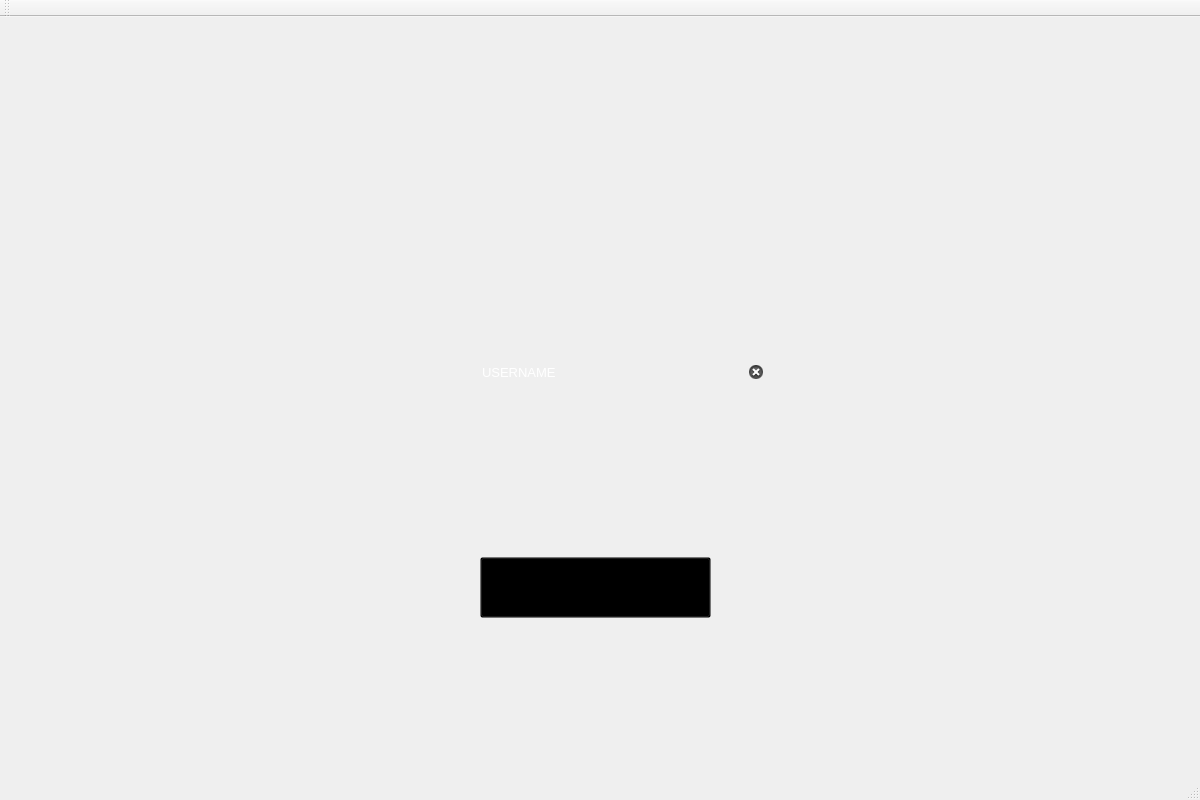
<?xml version="1.0" encoding="UTF-8"?>
<ui version="4.0">
 <class>MainWindow</class>
 <widget class="QMainWindow" name="MainWindow">
  <property name="geometry">
   <rect>
    <x>0</x>
    <y>0</y>
    <width>1200</width>
    <height>800</height>
   </rect>
  </property>
  <property name="windowTitle">
   <string>MainWindow</string>
  </property>
  <widget class="QWidget" name="centralWidget">
   <widget class="QLabel" name="label">
    <property name="geometry">
     <rect>
      <x>0</x>
      <y>0</y>
      <width>1200</width>
      <height>800</height>
     </rect>
    </property>
    <property name="styleSheet">
     <string notr="true">border-image: url(:/interface/Untitled-zrf.png);</string>
    </property>
    <property name="text">
     <string/>
    </property>
   </widget>
   <widget class="QLineEdit" name="lineEdit_username">
    <property name="geometry">
     <rect>
      <x>480</x>
      <y>340</y>
      <width>291</width>
      <height>31</height>
     </rect>
    </property>
    <property name="font">
     <font>
      <pointsize>10</pointsize>
     </font>
    </property>
    <property name="toolTip">
     <string>&lt;html&gt;&lt;head/&gt;&lt;body&gt;&lt;p&gt;font-color: rgb(255, 255, 255);&lt;/p&gt;&lt;p&gt;&lt;br/&gt;&lt;/p&gt;&lt;/body&gt;&lt;/html&gt;</string>
    </property>
    <property name="whatsThis">
     <string>&lt;html&gt;&lt;head/&gt;&lt;body&gt;&lt;p&gt;font-color: rgb(255, 255, 255);&lt;/p&gt;&lt;p&gt;&lt;br/&gt;&lt;/p&gt;&lt;/body&gt;&lt;/html&gt;</string>
    </property>
    <property name="styleSheet">
     <string notr="true">background-color: transparent;
border: none;
color: rgb(255, 255, 255);

</string>
    </property>
    <property name="text">
     <string>USERNAME</string>
    </property>
    <property name="clearButtonEnabled">
     <bool>true</bool>
    </property>
   </widget>
   <widget class="QPushButton" name="pushButton">
    <property name="geometry">
     <rect>
      <x>480</x>
      <y>540</y>
      <width>231</width>
      <height>61</height>
     </rect>
    </property>
    <property name="toolTip">
     <string>font-color: rgb(255, 255, 255);
</string>
    </property>
    <property name="whatsThis">
     <string>font-color: rgb(255, 255, 255);
</string>
    </property>
    <property name="styleSheet">
     <string notr="true">background-color: transparent;

</string>
    </property>
    <property name="text">
     <string/>
    </property>
   </widget>
   <widget class="QLineEdit" name="lineEdit_password">
    <property name="geometry">
     <rect>
      <x>480</x>
      <y>430</y>
      <width>291</width>
      <height>31</height>
     </rect>
    </property>
    <property name="styleSheet">
     <string notr="true">background-color: transparent;
color: rgb(255, 255, 255);
border: none;
</string>
    </property>
    <property name="text">
     <string/>
    </property>
    <property name="echoMode">
     <enum>QLineEdit::Password</enum>
    </property>
   </widget>
  </widget>
  <widget class="QMenuBar" name="menuBar">
   <property name="geometry">
    <rect>
     <x>0</x>
     <y>0</y>
     <width>1200</width>
     <height>26</height>
    </rect>
   </property>
  </widget>
  <widget class="QToolBar" name="mainToolBar">
   <attribute name="toolBarArea">
    <enum>TopToolBarArea</enum>
   </attribute>
   <attribute name="toolBarBreak">
    <bool>false</bool>
   </attribute>
  </widget>
  <widget class="QStatusBar" name="statusBar"/>
 </widget>
 <layoutdefault spacing="6" margin="11"/>
 <resources/>
 <connections/>
</ui>
